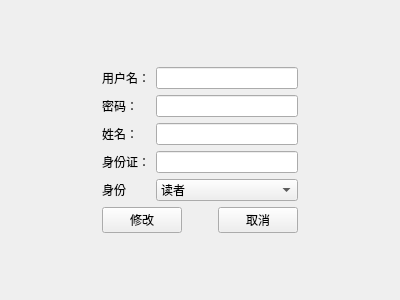
<?xml version="1.0" encoding="UTF-8"?>
<ui version="4.0">
 <class>UserEditView</class>
 <widget class="QWidget" name="UserEditView">
  <property name="geometry">
   <rect>
    <x>0</x>
    <y>0</y>
    <width>400</width>
    <height>300</height>
   </rect>
  </property>
  <property name="windowTitle">
   <string>修改用户信息</string>
  </property>
  <layout class="QGridLayout" name="gridLayout_3">
   <item row="0" column="1">
    <spacer name="verticalSpacer_2">
     <property name="orientation">
      <enum>Qt::Orientation::Vertical</enum>
     </property>
     <property name="sizeHint" stdset="0">
      <size>
       <width>20</width>
       <height>68</height>
      </size>
     </property>
    </spacer>
   </item>
   <item row="1" column="0">
    <spacer name="horizontalSpacer">
     <property name="orientation">
      <enum>Qt::Orientation::Horizontal</enum>
     </property>
     <property name="sizeHint" stdset="0">
      <size>
       <width>106</width>
       <height>20</height>
      </size>
     </property>
    </spacer>
   </item>
   <item row="1" column="1">
    <layout class="QGridLayout" name="gridLayout_2">
     <item row="0" column="0" colspan="3">
      <layout class="QGridLayout" name="gridLayout">
       <item row="4" column="0">
        <widget class="QLabel" name="label_6">
         <property name="text">
          <string>身份</string>
         </property>
        </widget>
       </item>
       <item row="3" column="0">
        <widget class="QLabel" name="label_5">
         <property name="text">
          <string>身份证：</string>
         </property>
        </widget>
       </item>
       <item row="0" column="0">
        <widget class="QLabel" name="label">
         <property name="text">
          <string>用户名：</string>
         </property>
        </widget>
       </item>
       <item row="0" column="1">
        <widget class="QLineEdit" name="InputUserName"/>
       </item>
       <item row="2" column="0">
        <widget class="QLabel" name="label_4">
         <property name="text">
          <string>姓名：</string>
         </property>
        </widget>
       </item>
       <item row="3" column="1">
        <widget class="QLineEdit" name="InputId"/>
       </item>
       <item row="1" column="0">
        <widget class="QLabel" name="label_2">
         <property name="text">
          <string>密码：</string>
         </property>
        </widget>
       </item>
       <item row="2" column="1">
        <widget class="QLineEdit" name="InputName"/>
       </item>
       <item row="1" column="1">
        <widget class="QLineEdit" name="InputUserPassword">
         <property name="echoMode">
          <enum>QLineEdit::EchoMode::Password</enum>
         </property>
        </widget>
       </item>
       <item row="4" column="1">
        <widget class="QComboBox" name="dbeditIdentity">
         <item>
          <property name="text">
           <string>读者</string>
          </property>
         </item>
         <item>
          <property name="text">
           <string>管理员</string>
          </property>
         </item>
        </widget>
       </item>
      </layout>
     </item>
     <item row="1" column="0">
      <widget class="QPushButton" name="btEdit">
       <property name="text">
        <string>修改</string>
       </property>
      </widget>
     </item>
     <item row="1" column="1">
      <spacer name="horizontalSpacer_3">
       <property name="orientation">
        <enum>Qt::Orientation::Horizontal</enum>
       </property>
       <property name="sizeHint" stdset="0">
        <size>
         <width>40</width>
         <height>20</height>
        </size>
       </property>
      </spacer>
     </item>
     <item row="1" column="2">
      <widget class="QPushButton" name="btCancel">
       <property name="text">
        <string>取消</string>
       </property>
      </widget>
     </item>
    </layout>
   </item>
   <item row="1" column="2">
    <spacer name="horizontalSpacer_2">
     <property name="orientation">
      <enum>Qt::Orientation::Horizontal</enum>
     </property>
     <property name="sizeHint" stdset="0">
      <size>
       <width>106</width>
       <height>20</height>
      </size>
     </property>
    </spacer>
   </item>
   <item row="2" column="1">
    <spacer name="verticalSpacer">
     <property name="orientation">
      <enum>Qt::Orientation::Vertical</enum>
     </property>
     <property name="sizeHint" stdset="0">
      <size>
       <width>20</width>
       <height>67</height>
      </size>
     </property>
    </spacer>
   </item>
  </layout>
 </widget>
 <resources/>
 <connections/>
</ui>
